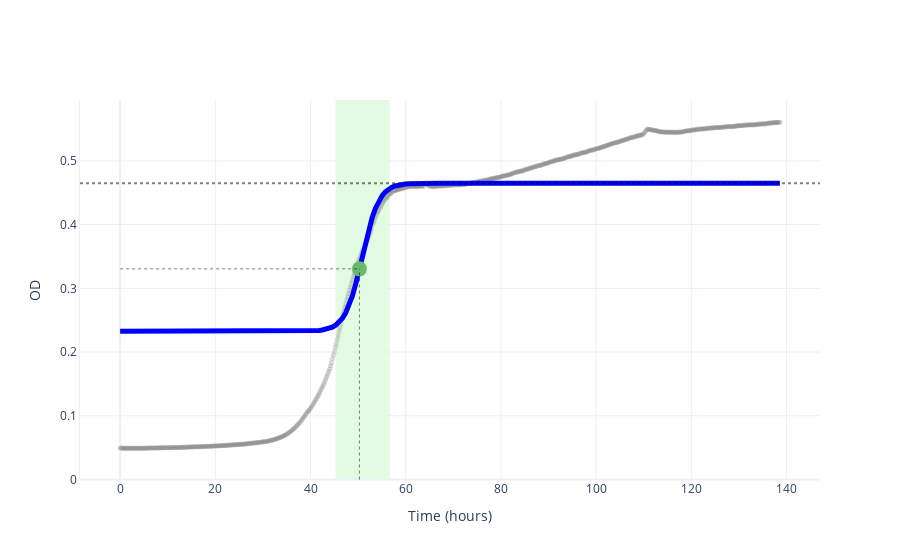

The notebook cell this image was saved under:
### Markdown cell above
## Annotate plot with Baranyi fit

The Baranyi-Roberts model is particularly useful for growth curves with a lag phase.
It explicitly models the lag phase through the h0 parameter, where higher h0 values
indicate longer lag times.

### Code cell
# Fit a Baranyi model and extract statistics
baranyi_fit = gc.parametric.fit_parametric(time, data, model="baranyi")
baranyi_stats = gc.utils.extract_stats_from_fit(baranyi_fit, time, data)

# Plot with Baranyi model
scale = "linear"
fig_baranyi = gc.plot.create_base_plot(time, data, scale=scale)
fig_baranyi = gc.plot.annotate_plot(
    fig_baranyi,
    scale=scale,
    phase_boundaries=(
        baranyi_stats["exp_phase_start"],
        baranyi_stats["exp_phase_end"],
    ),
    time_umax=baranyi_stats["time_at_umax"],
    od_umax=baranyi_stats["od_at_umax"],
    od_max=baranyi_stats["max_od"],
    umax_point=(baranyi_stats["time_at_umax"], baranyi_stats["od_at_umax"]),
    fitted_model=baranyi_fit,
)

fig_baranyi.show()

### Figure 1 — Plotly figure (JSON) as saved in the notebook; plotly's stock layout.template omitted (floating-point values rounded to 4 significant figures; data arrays with more than 128 entries replaced by an {"elided": "..."} marker saying what was removed)
{"data": [{"marker": {"color": "gray", "opacity": 0.3, "size": 5}, "mode": "markers", "name": "Data", "showlegend": false, "type": "scatter", "x": {"elided": "694 float values"}, "y": {"elided": "694 float values"}}, {"line": {"color": "blue", "width": 5}, "mode": "lines", "name": "Baranyi fit", "showlegend": false, "type": "scatter", "x": {"elided": "200 float values"}, "y": {"elided": "200 float values"}}, {"marker": {"color": "#66BB6A", "size": 15, "symbol": "circle"}, "mode": "markers", "showlegend": false, "type": "scatter", "x": [50.27], "y": [0.3306]}], "layout": {"hovermode": "closest", "shapes": [{"fillcolor": "lightgreen", "layer": "below", "line": {"width": 0}, "opacity": 0.25, "type": "rect", "x0": 45.27, "x1": 56.66, "xref": "x", "y0": 0, "y1": 1, "yref": "y domain"}, {"line": {"color": "black", "dash": "dot", "width": 1}, "opacity": 0.5, "type": "line", "x0": 50.27, "x1": 50.27, "y0": 0, "y1": 0.3306}, {"line": {"color": "black", "dash": "dot", "width": 1}, "opacity": 0.5, "type": "line", "x0": 0, "x1": 50.27, "y0": 0.3306, "y1": 0.3306}, {"line": {"color": "black", "dash": "dot", "width": 2}, "opacity": 0.5, "type": "line", "x0": 0, "x1": 1, "xref": "x domain", "y0": 0.4651, "y1": 0.4651, "yref": "y"}], "showlegend": false, "xaxis": {"range": [0, null], "title": {"text": "Time (hours)"}}, "yaxis": {"range": [0, null], "showline": true, "title": {"text": "OD"}, "visible": true}}}
